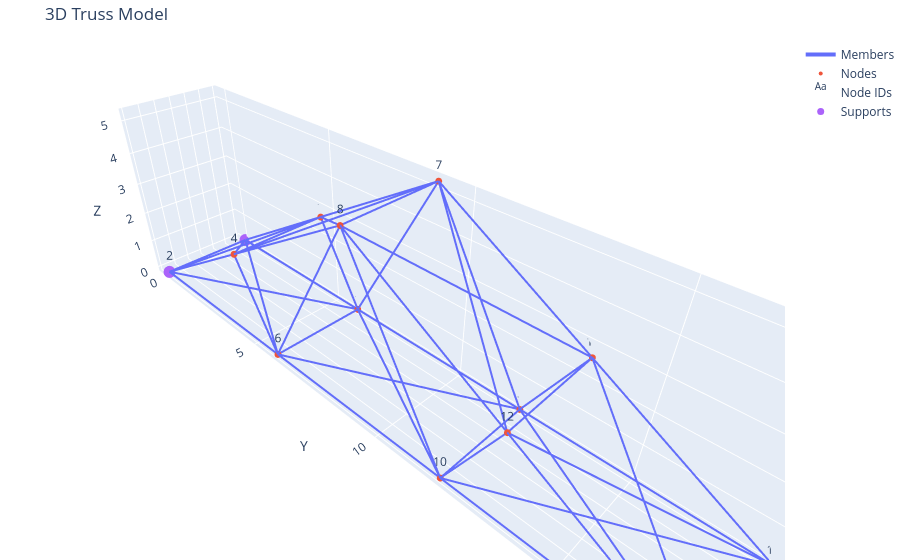
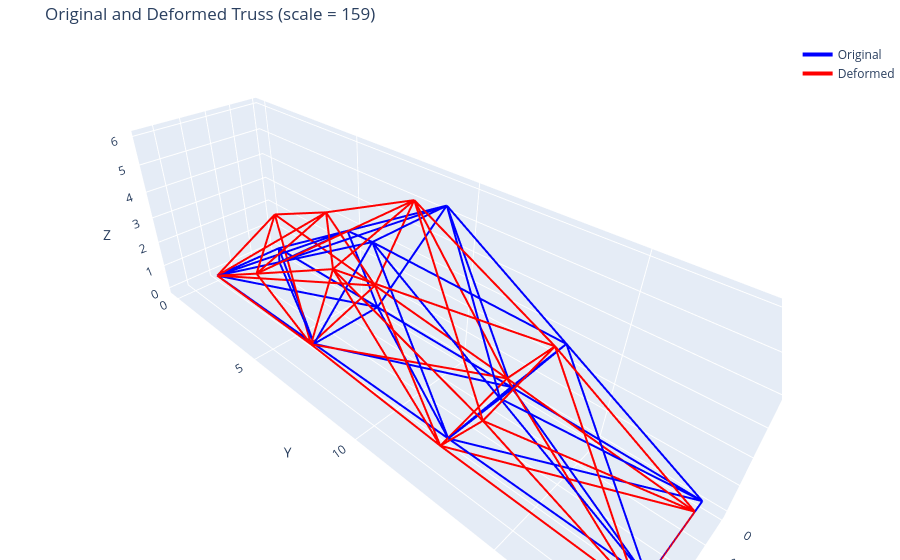

Notebook code cell kept with these figures, in order:
### Markdown cell above
### Validation Support Displacement

### Code cell
filepath = 'inputs/validation_truss_supp_disp.json'

result = solver.truss_solver(filepath)
pp = postprocess.truss_output(filepath, result, table_output="xlsx")

### Figure 1 — Plotly figure (JSON) as saved in the notebook; plotly's stock layout.template omitted (floating-point values rounded to 4 significant figures; data arrays with more than 128 entries replaced by an {"elided": "..."} marker saying what was removed)
{"data": [{"line": {"width": 4}, "mode": "lines", "name": "Members", "type": "scatter3d", "x": {"elided": "129 int values"}, "y": {"elided": "129 float values"}, "z": {"elided": "129 float values"}}, {"marker": {"size": 4}, "mode": "markers", "name": "Nodes", "type": "scatter3d", "x": [0, 3, 0, 3, 0, 3, 0, 3, 0, 3, 0, 3, 0, 3], "y": [0, 0, 4.5, 4.5, 6, 6, 9, 9, 12, 12, 13.5, 13.5, 18, 18], "z": [0, 0, 2.598, 2.598, 0, 0, 5.196, 5.196, 0, 0, 2.598, 2.598, 0, 0]}, {"mode": "text", "name": "Node IDs", "text": ["1", "2", "3", "4", "5", "6", "7", "8", "9", "10", "11", "12", "13", "14"], "textposition": "top center", "type": "scatter3d", "x": [0, 3, 0, 3, 0, 3, 0, 3, 0, 3, 0, 3, 0, 3], "y": [0, 0, 4.5, 4.5, 6, 6, 9, 9, 12, 12, 13.5, 13.5, 18, 18], "z": [0, 0, 2.598, 2.598, 0, 0, 5.196, 5.196, 0, 0, 2.598, 2.598, 0, 0]}, {"marker": {"size": 7}, "mode": "markers", "name": "Supports", "type": "scatter3d", "x": [0, 3, 0, 3], "y": [0, 0, 18, 18], "z": [0, 0, 0, 0]}], "layout": {"margin": {"b": 0, "l": 0, "r": 0, "t": 40}, "scene": {"aspectmode": "data", "xaxis": {"title": {"text": "X"}}, "yaxis": {"title": {"text": "Y"}}, "zaxis": {"title": {"text": "Z"}}}, "showlegend": true, "title": {"text": "3D Truss Model"}}}

### Figure 2 — Plotly figure (JSON) as saved in the notebook; plotly's stock layout.template omitted (floating-point values rounded to 4 significant figures; data arrays with more than 128 entries replaced by an {"elided": "..."} marker saying what was removed)
{"data": [{"line": {"color": "blue", "width": 4}, "mode": "lines", "name": "Original", "type": "scatter3d", "x": {"elided": "129 int values"}, "y": {"elided": "129 float values"}, "z": {"elided": "129 float values"}}, {"line": {"color": "red", "width": 4}, "mode": "lines", "name": "Deformed", "type": "scatter3d", "x": {"elided": "129 float values"}, "y": {"elided": "129 float values"}, "z": {"elided": "129 float values"}}], "layout": {"margin": {"b": 0, "l": 0, "r": 0, "t": 40}, "scene": {"aspectmode": "data", "xaxis": {"title": {"text": "X"}}, "yaxis": {"title": {"text": "Y"}}, "zaxis": {"title": {"text": "Z"}}}, "title": {"text": "Original and Deformed Truss (scale = 159)"}}}
